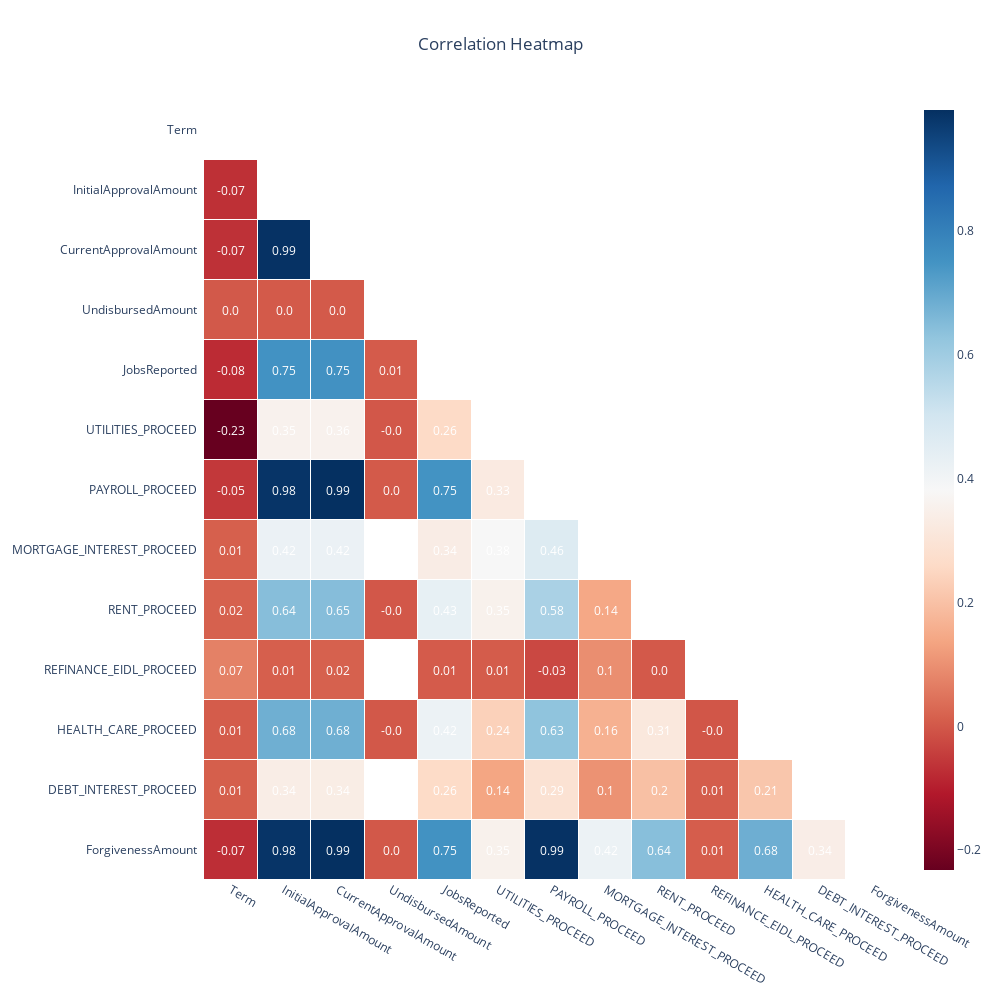

Notebook cell for this chart:
### Code cell
eda_outputs.eda_correlation_heatmap(data=original_data_df)

### Figure 1 — Plotly figure (JSON) as saved in the notebook; plotly's stock layout.template omitted (floating-point values rounded to 4 significant figures; data arrays with more than 128 entries replaced by an {"elided": "..."} marker saying what was removed)
{"data": [{"colorscale": [[0, "rgb(103,0,31)"], [0.1, "rgb(178,24,43)"], [0.2, "rgb(214,96,77)"], [0.3, "rgb(244,165,130)"], [0.4, "rgb(253,219,199)"], [0.5, "rgb(247,247,247)"], [0.6, "rgb(209,229,240)"], [0.7, "rgb(146,197,222)"], [0.8, "rgb(67,147,195)"], [0.9, "rgb(33,102,172)"], [1, "rgb(5,48,97)"]], "reversescale": false, "showscale": true, "type": "heatmap", "x": ["Term", "InitialApprovalAmount", "CurrentApprovalAmount", "UndisbursedAmount", "JobsReported", "UTILITIES_PROCEED", "PAYROLL_PROCEED", "MORTGAGE_INTEREST_PROCEED", "RENT_PROCEED", "REFINANCE_EIDL_PROCEED", "HEALTH_CARE_PROCEED", "DEBT_INTEREST_PROCEED", "ForgivenessAmount"], "xgap": 1, "y": ["Term", "InitialApprovalAmount", "CurrentApprovalAmount", "UndisbursedAmount", "JobsReported", "UTILITIES_PROCEED", "PAYROLL_PROCEED", "MORTGAGE_INTEREST_PROCEED", "RENT_PROCEED", "REFINANCE_EIDL_PROCEED", "HEALTH_CARE_PROCEED", "DEBT_INTEREST_PROCEED", "ForgivenessAmount"], "ygap": 1, "z": {"elided": "13x13 float values"}}], "layout": {"annotations": [{"font": {"color": "#FFFFFF"}, "showarrow": false, "text": "", "x": "Term", "xref": "x", "y": "Term", "yref": "y"}, {"font": {"color": "#FFFFFF"}, "showarrow": false, "text": "", "x": "InitialApprovalAmount", "xref": "x", "y": "Term", "yref": "y"}, {"font": {"color": "#FFFFFF"}, "showarrow": false, "text": "", "x": "CurrentApprovalAmount", "xref": "x", "y": "Term", "yref": "y"}, {"font": {"color": "#FFFFFF"}, "showarrow": false, "text": "", "x": "UndisbursedAmount", "xref": "x", "y": "Term", "yref": "y"}, {"font": {"color": "#FFFFFF"}, "showarrow": false, "text": "", "x": "JobsReported", "xref": "x", "y": "Term", "yref": "y"}, {"font": {"color": "#FFFFFF"}, "showarrow": false, "text": "", "x": "UTILITIES_PROCEED", "xref": "x", "y": "Term", "yref": "y"}, {"font": {"color": "#FFFFFF"}, "showarrow": false, "text": "", "x": "PAYROLL_PROCEED", "xref": "x", "y": "Term", "yref": "y"}, {"font": {"color": "#FFFFFF"}, "showarrow": false, "text": "", "x": "MORTGAGE_INTEREST_PROCEED", "xref": "x", "y": "Term", "yref": "y"}, {"font": {"color": "#FFFFFF"}, "showarrow": false, "text": "", "x": "RENT_PROCEED", "xref": "x", "y": "Term", "yref": "y"}, {"font": {"color": "#FFFFFF"}, "showarrow": false, "text": "", "x": "REFINANCE_EIDL_PROCEED", "xref": "x", "y": "Term", "yref": "y"}, {"font": {"color": "#FFFFFF"}, "showarrow": false, "text": "", "x": "HEALTH_CARE_PROCEED", "xref": "x", "y": "Term", "yref": "y"}, {"font": {"color": "#FFFFFF"}, "showarrow": false, "text": "", "x": "DEBT_INTEREST_PROCEED", "xref": "x", "y": "Term", "yref": "y"}, {"font": {"color": "#FFFFFF"}, "showarrow": false, "text": "", "x": "ForgivenessAmount", "xref": "x", "y": "Term", "yref": "y"}, {"font": {"color": "#FFFFFF"}, "showarrow": false, "text": "-0.07", "x": "Term", "xref": "x", "y": "InitialApprovalAmount", "yref": "y"}, {"font": {"color": "#FFFFFF"}, "showarrow": false, "text": "", "x": "InitialApprovalAmount", "xref": "x", "y": "InitialApprovalAmount", "yref": "y"}, {"font": {"color": "#FFFFFF"}, "showarrow": false, "text": "", "x": "CurrentApprovalAmount", "xref": "x", "y": "InitialApprovalAmount", "yref": "y"}, {"font": {"color": "#FFFFFF"}, "showarrow": false, "text": "", "x": "UndisbursedAmount", "xref": "x", "y": "InitialApprovalAmount", "yref": "y"}, {"font": {"color": "#FFFFFF"}, "showarrow": false, "text": "", "x": "JobsReported", "xref": "x", "y": "InitialApprovalAmount", "yref": "y"}, {"font": {"color": "#FFFFFF"}, "showarrow": false, "text": "", "x": "UTILITIES_PROCEED", "xref": "x", "y": "InitialApprovalAmount", "yref": "y"}, {"font": {"color": "#FFFFFF"}, "showarrow": false, "text": "", "x": "PAYROLL_PROCEED", "xref": "x", "y": "InitialApprovalAmount", "yref": "y"}, {"font": {"color": "#FFFFFF"}, "showarrow": false, "text": "", "x": "MORTGAGE_INTEREST_PROCEED", "xref": "x", "y": "InitialApprovalAmount", "yref": "y"}, {"font": {"color": "#FFFFFF"}, "showarrow": false, "text": "", "x": "RENT_PROCEED", "xref": "x", "y": "InitialApprovalAmount", "yref": "y"}, {"font": {"color": "#FFFFFF"}, "showarrow": false, "text": "", "x": "REFINANCE_EIDL_PROCEED", "xref": "x", "y": "InitialApprovalAmount", "yref": "y"}, {"font": {"color": "#FFFFFF"}, "showarrow": false, "text": "", "x": "HEALTH_CARE_PROCEED", "xref": "x", "y": "InitialApprovalAmount", "yref": "y"}, {"font": {"color": "#FFFFFF"}, "showarrow": false, "text": "", "x": "DEBT_INTEREST_PROCEED", "xref": "x", "y": "InitialApprovalAmount", "yref": "y"}, {"font": {"color": "#FFFFFF"}, "showarrow": false, "text": "", "x": "ForgivenessAmount", "xref": "x", "y": "InitialApprovalAmount", "yref": "y"}, {"font": {"color": "#FFFFFF"}, "showarrow": false, "text": "-0.07", "x": "Term", "xref": "x", "y": "CurrentApprovalAmount", "yref": "y"}, {"font": {"color": "#FFFFFF"}, "showarrow": false, "text": "0.99", "x": "InitialApprovalAmount", "xref": "x", "y": "CurrentApprovalAmount", "yref": "y"}, {"font": {"color": "#FFFFFF"}, "showarrow": false, "text": "", "x": "CurrentApprovalAmount", "xref": "x", "y": "CurrentApprovalAmount", "yref": "y"}, {"font": {"color": "#FFFFFF"}, "showarrow": false, "text": "", "x": "UndisbursedAmount", "xref": "x", "y": "CurrentApprovalAmount", "yref": "y"}, {"font": {"color": "#FFFFFF"}, "showarrow": false, "text": "", "x": "JobsReported", "xref": "x", "y": "CurrentApprovalAmount", "yref": "y"}, {"font": {"color": "#FFFFFF"}, "showarrow": false, "text": "", "x": "UTILITIES_PROCEED", "xref": "x", "y": "CurrentApprovalAmount", "yref": "y"}, {"font": {"color": "#FFFFFF"}, "showarrow": false, "text": "", "x": "PAYROLL_PROCEED", "xref": "x", "y": "CurrentApprovalAmount", "yref": "y"}, {"font": {"color": "#FFFFFF"}, "showarrow": false, "text": "", "x": "MORTGAGE_INTEREST_PROCEED", "xref": "x", "y": "CurrentApprovalAmount", "yref": "y"}, {"font": {"color": "#FFFFFF"}, "showarrow": false, "text": "", "x": "RENT_PROCEED", "xref": "x", "y": "CurrentApprovalAmount", "yref": "y"}, {"font": {"color": "#FFFFFF"}, "showarrow": false, "text": "", "x": "REFINANCE_EIDL_PROCEED", "xref": "x", "y": "CurrentApprovalAmount", "yref": "y"}, {"font": {"color": "#FFFFFF"}, "showarrow": false, "text": "", "x": "HEALTH_CARE_PROCEED", "xref": "x", "y": "CurrentApprovalAmount", "yref": "y"}, {"font": {"color": "#FFFFFF"}, "showarrow": false, "text": "", "x": "DEBT_INTEREST_PROCEED", "xref": "x", "y": "CurrentApprovalAmount", "yref": "y"}, {"font": {"color": "#FFFFFF"}, "showarrow": false, "text": "", "x": "ForgivenessAmount", "xref": "x", "y": "CurrentApprovalAmount", "yref": "y"}, {"font": {"color": "#FFFFFF"}, "showarrow": false, "text": "0.0", "x": "Term", "xref": "x", "y": "UndisbursedAmount", "yref": "y"}, {"font": {"color": "#FFFFFF"}, "showarrow": false, "text": "0.0", "x": "InitialApprovalAmount", "xref": "x", "y": "UndisbursedAmount", "yref": "y"}, {"font": {"color": "#FFFFFF"}, "showarrow": false, "text": "0.0", "x": "CurrentApprovalAmount", "xref": "x", "y": "UndisbursedAmount", "yref": "y"}, {"font": {"color": "#FFFFFF"}, "showarrow": false, "text": "", "x": "UndisbursedAmount", "xref": "x", "y": "UndisbursedAmount", "yref": "y"}, {"font": {"color": "#FFFFFF"}, "showarrow": false, "text": "", "x": "JobsReported", "xref": "x", "y": "UndisbursedAmount", "yref": "y"}, {"font": {"color": "#FFFFFF"}, "showarrow": false, "text": "", "x": "UTILITIES_PROCEED", "xref": "x", "y": "UndisbursedAmount", "yref": "y"}, {"font": {"color": "#FFFFFF"}, "showarrow": false, "text": "", "x": "PAYROLL_PROCEED", "xref": "x", "y": "UndisbursedAmount", "yref": "y"}, {"font": {"color": "#FFFFFF"}, "showarrow": false, "text": "", "x": "MORTGAGE_INTEREST_PROCEED", "xref": "x", "y": "UndisbursedAmount", "yref": "y"}, {"font": {"color": "#FFFFFF"}, "showarrow": false, "text": "", "x": "RENT_PROCEED", "xref": "x", "y": "UndisbursedAmount", "yref": "y"}, {"font": {"color": "#FFFFFF"}, "showarrow": false, "text": "", "x": "REFINANCE_EIDL_PROCEED", "xref": "x", "y": "UndisbursedAmount", "yref": "y"}, {"font": {"color": "#FFFFFF"}, "showarrow": false, "text": "", "x": "HEALTH_CARE_PROCEED", "xref": "x", "y": "UndisbursedAmount", "yref": "y"}, {"font": {"color": "#FFFFFF"}, "showarrow": false, "text": "", "x": "DEBT_INTEREST_PROCEED", "xref": "x", "y": "UndisbursedAmount", "yref": "y"}, {"font": {"color": "#FFFFFF"}, "showarrow": false, "text": "", "x": "ForgivenessAmount", "xref": "x", "y": "UndisbursedAmount", "yref": "y"}, {"font": {"color": "#FFFFFF"}, "showarrow": false, "text": "-0.08", "x": "Term", "xref": "x", "y": "JobsReported", "yref": "y"}, {"font": {"color": "#FFFFFF"}, "showarrow": false, "text": "0.75", "x": "InitialApprovalAmount", "xref": "x", "y": "JobsReported", "yref": "y"}, {"font": {"color": "#FFFFFF"}, "showarrow": false, "text": "0.75", "x": "CurrentApprovalAmount", "xref": "x", "y": "JobsReported", "yref": "y"}, {"font": {"color": "#FFFFFF"}, "showarrow": false, "text": "0.01", "x": "UndisbursedAmount", "xref": "x", "y": "JobsReported", "yref": "y"}, {"font": {"color": "#FFFFFF"}, "showarrow": false, "text": "", "x": "JobsReported", "xref": "x", "y": "JobsReported", "yref": "y"}, {"font": {"color": "#FFFFFF"}, "showarrow": false, "text": "", "x": "UTILITIES_PROCEED", "xref": "x", "y": "JobsReported", "yref": "y"}, {"font": {"color": "#FFFFFF"}, "showarrow": false, "text": "", "x": "PAYROLL_PROCEED", "xref": "x", "y": "JobsReported", "yref": "y"}, {"font": {"color": "#FFFFFF"}, "showarrow": false, "text": "", "x": "MORTGAGE_INTEREST_PROCEED", "xref": "x", "y": "JobsReported", "yref": "y"}, {"font": {"color": "#FFFFFF"}, "showarrow": false, "text": "", "x": "RENT_PROCEED", "xref": "x", "y": "JobsReported", "yref": "y"}, {"font": {"color": "#FFFFFF"}, "showarrow": false, "text": "", "x": "REFINANCE_EIDL_PROCEED", "xref": "x", "y": "JobsReported", "yref": "y"}, {"font": {"color": "#FFFFFF"}, "showarrow": false, "text": "", "x": "HEALTH_CARE_PROCEED", "xref": "x", "y": "JobsReported", "yref": "y"}, {"font": {"color": "#FFFFFF"}, "showarrow": false, "text": "", "x": "DEBT_INTEREST_PROCEED", "xref": "x", "y": "JobsReported", "yref": "y"}, {"font": {"color": "#FFFFFF"}, "showarrow": false, "text": "", "x": "ForgivenessAmount", "xref": "x", "y": "JobsReported", "yref": "y"}, {"font": {"color": "#FFFFFF"}, "showarrow": false, "text": "-0.23", "x": "Term", "xref": "x", "y": "UTILITIES_PROCEED", "yref": "y"}, {"font": {"color": "#FFFFFF"}, "showarrow": false, "text": "0.35", "x": "InitialApprovalAmount", "xref": "x", "y": "UTILITIES_PROCEED", "yref": "y"}, {"font": {"color": "#FFFFFF"}, "showarrow": false, "text": "0.36", "x": "CurrentApprovalAmount", "xref": "x", "y": "UTILITIES_PROCEED", "yref": "y"}, {"font": {"color": "#FFFFFF"}, "showarrow": false, "text": "-0.0", "x": "UndisbursedAmount", "xref": "x", "y": "UTILITIES_PROCEED", "yref": "y"}, {"font": {"color": "#FFFFFF"}, "showarrow": false, "text": "0.26", "x": "JobsReported", "xref": "x", "y": "UTILITIES_PROCEED", "yref": "y"}, {"font": {"color": "#FFFFFF"}, "showarrow": false, "text": "", "x": "UTILITIES_PROCEED", "xref": "x", "y": "UTILITIES_PROCEED", "yref": "y"}, {"font": {"color": "#FFFFFF"}, "showarrow": false, "text": "", "x": "PAYROLL_PROCEED", "xref": "x", "y": "UTILITIES_PROCEED", "yref": "y"}, {"font": {"color": "#FFFFFF"}, "showarrow": false, "text": "", "x": "MORTGAGE_INTEREST_PROCEED", "xref": "x", "y": "UTILITIES_PROCEED", "yref": "y"}, {"font": {"color": "#FFFFFF"}, "showarrow": false, "text": "", "x": "RENT_PROCEED", "xref": "x", "y": "UTILITIES_PROCEED", "yref": "y"}, {"font": {"color": "#FFFFFF"}, "showarrow": false, "text": "", "x": "REFINANCE_EIDL_PROCEED", "xref": "x", "y": "UTILITIES_PROCEED", "yref": "y"}, {"font": {"color": "#FFFFFF"}, "showarrow": false, "text": "", "x": "HEALTH_CARE_PROCEED", "xref": "x", "y": "UTILITIES_PROCEED", "yref": "y"}, {"font": {"color": "#FFFFFF"}, "showarrow": false, "text": "", "x": "DEBT_INTEREST_PROCEED", "xref": "x", "y": "UTILITIES_PROCEED", "yref": "y"}, {"font": {"color": "#FFFFFF"}, "showarrow": false, "text": "", "x": "ForgivenessAmount", "xref": "x", "y": "UTILITIES_PROCEED", "yref": "y"}, {"font": {"color": "#FFFFFF"}, "showarrow": false, "text": "-0.05", "x": "Term", "xref": "x", "y": "PAYROLL_PROCEED", "yref": "y"}, {"font": {"color": "#FFFFFF"}, "showarrow": false, "text": "0.98", "x": "InitialApprovalAmount", "xref": "x", "y": "PAYROLL_PROCEED", "yref": "y"}, {"font": {"color": "#FFFFFF"}, "showarrow": false, "text": "0.99", "x": "CurrentApprovalAmount", "xref": "x", "y": "PAYROLL_PROCEED", "yref": "y"}, {"font": {"color": "#FFFFFF"}, "showarrow": false, "text": "0.0", "x": "UndisbursedAmount", "xref": "x", "y": "PAYROLL_PROCEED", "yref": "y"}, {"font": {"color": "#FFFFFF"}, "showarrow": false, "text": "0.75", "x": "JobsReported", "xref": "x", "y": "PAYROLL_PROCEED", "yref": "y"}, {"font": {"color": "#FFFFFF"}, "showarrow": false, "text": "0.33", "x": "UTILITIES_PROCEED", "xref": "x", "y": "PAYROLL_PROCEED", "yref": "y"}, {"font": {"color": "#FFFFFF"}, "showarrow": false, "text": "", "x": "PAYROLL_PROCEED", "xref": "x", "y": "PAYROLL_PROCEED", "yref": "y"}, {"font": {"color": "#FFFFFF"}, "showarrow": false, "text": "", "x": "MORTGAGE_INTEREST_PROCEED", "xref": "x", "y": "PAYROLL_PROCEED", "yref": "y"}, {"font": {"color": "#FFFFFF"}, "showarrow": false, "text": "", "x": "RENT_PROCEED", "xref": "x", "y": "PAYROLL_PROCEED", "yref": "y"}, {"font": {"color": "#FFFFFF"}, "showarrow": false, "text": "", "x": "REFINANCE_EIDL_PROCEED", "xref": "x", "y": "PAYROLL_PROCEED", "yref": "y"}, {"font": {"color": "#FFFFFF"}, "showarrow": false, "text": "", "x": "HEALTH_CARE_PROCEED", "xref": "x", "y": "PAYROLL_PROCEED", "yref": "y"}, {"font": {"color": "#FFFFFF"}, "showarrow": false, "text": "", "x": "DEBT_INTEREST_PROCEED", "xref": "x", "y": "PAYROLL_PROCEED", "yref": "y"}, {"font": {"color": "#FFFFFF"}, "showarrow": false, "text": "", "x": "ForgivenessAmount", "xref": "x", "y": "PAYROLL_PROCEED", "yref": "y"}, {"font": {"color": "#FFFFFF"}, "showarrow": false, "text": "0.01", "x": "Term", "xref": "x", "y": "MORTGAGE_INTEREST_PROCEED", "yref": "y"}, {"font": {"color": "#FFFFFF"}, "showarrow": false, "text": "0.42", "x": "InitialApprovalAmount", "xref": "x", "y": "MORTGAGE_INTEREST_PROCEED", "yref": "y"}, {"font": {"color": "#FFFFFF"}, "showarrow": false, "text": "0.42", "x": "CurrentApprovalAmount", "xref": "x", "y": "MORTGAGE_INTEREST_PROCEED", "yref": "y"}, {"font": {"color": "#FFFFFF"}, "showarrow": false, "text": "", "x": "UndisbursedAmount", "xref": "x", "y": "MORTGAGE_INTEREST_PROCEED", "yref": "y"}, {"font": {"color": "#FFFFFF"}, "showarrow": false, "text": "0.34", "x": "JobsReported", "xref": "x", "y": "MORTGAGE_INTEREST_PROCEED", "yref": "y"}, {"font": {"color": "#FFFFFF"}, "showarrow": false, "text": "0.38", "x": "UTILITIES_PROCEED", "xref": "x", "y": "MORTGAGE_INTEREST_PROCEED", "yref": "y"}, {"font": {"color": "#FFFFFF"}, "showarrow": false, "text": "0.46", "x": "PAYROLL_PROCEED", "xref": "x", "y": "MORTGAGE_INTEREST_PROCEED", "yref": "y"}, {"font": {"color": "#FFFFFF"}, "showarrow": false, "text": "", "x": "MORTGAGE_INTEREST_PROCEED", "xref": "x", "y": "MORTGAGE_INTEREST_PROCEED", "yref": "y"}, {"font": {"color": "#FFFFFF"}, "showarrow": false, "text": "", "x": "RENT_PROCEED", "xref": "x", "y": "MORTGAGE_INTEREST_PROCEED", "yref": "y"}, {"font": {"color": "#FFFFFF"}, "showarrow": false, "text": "", "x": "REFINANCE_EIDL_PROCEED", "xref": "x", "y": "MORTGAGE_INTEREST_PROCEED", "yref": "y"}, {"font": {"color": "#FFFFFF"}, "showarrow": false, "text": "", "x": "HEALTH_CARE_PROCEED", "xref": "x", "y": "MORTGAGE_INTEREST_PROCEED", "yref": "y"}, {"font": {"color": "#FFFFFF"}, "showarrow": false, "text": "", "x": "DEBT_INTEREST_PROCEED", "xref": "x", "y": "MORTGAGE_INTEREST_PROCEED", "yref": "y"}, {"font": {"color": "#FFFFFF"}, "showarrow": false, "text": "", "x": "ForgivenessAmount", "xref": "x", "y": "MORTGAGE_INTEREST_PROCEED", "yref": "y"}, {"font": {"color": "#FFFFFF"}, "showarrow": false, "text": "0.02", "x": "Term", "xref": "x", "y": "RENT_PROCEED", "yref": "y"}, {"font": {"color": "#FFFFFF"}, "showarrow": false, "text": "0.64", "x": "InitialApprovalAmount", "xref": "x", "y": "RENT_PROCEED", "yref": "y"}, {"font": {"color": "#FFFFFF"}, "showarrow": false, "text": "0.65", "x": "CurrentApprovalAmount", "xref": "x", "y": "RENT_PROCEED", "yref": "y"}, {"font": {"color": "#FFFFFF"}, "showarrow": false, "text": "-0.0", "x": "UndisbursedAmount", "xref": "x", "y": "RENT_PROCEED", "yref": "y"}, {"font": {"color": "#FFFFFF"}, "showarrow": false, "text": "0.43", "x": "JobsReported", "xref": "x", "y": "RENT_PROCEED", "yref": "y"}, {"font": {"color": "#FFFFFF"}, "showarrow": false, "text": "0.35", "x": "UTILITIES_PROCEED", "xref": "x", "y": "RENT_PROCEED", "yref": "y"}, {"font": {"color": "#FFFFFF"}, "showarrow": false, "text": "0.58", "x": "PAYROLL_PROCEED", "xref": "x", "y": "RENT_PROCEED", "yref": "y"}, {"font": {"color": "#FFFFFF"}, "showarrow": false, "text": "0.14", "x": "MORTGAGE_INTEREST_PROCEED", "xref": "x", "y": "RENT_PROCEED", "yref": "y"}, {"font": {"color": "#FFFFFF"}, "showarrow": false, "text": "", "x": "RENT_PROCEED", "xref": "x", "y": "RENT_PROCEED", "yref": "y"}, {"font": {"color": "#FFFFFF"}, "showarrow": false, "text": "", "x": "REFINANCE_EIDL_PROCEED", "xref": "x", "y": "RENT_PROCEED", "yref": "y"}, {"font": {"color": "#FFFFFF"}, "showarrow": false, "text": "", "x": "HEALTH_CARE_PROCEED", "xref": "x", "y": "RENT_PROCEED", "yref": "y"}, {"font": {"color": "#FFFFFF"}, "showarrow": false, "text": "", "x": "DEBT_INTEREST_PROCEED", "xref": "x", "y": "RENT_PROCEED", "yref": "y"}, {"font": {"color": "#FFFFFF"}, "showarrow": false, "text": "", "x": "ForgivenessAmount", "xref": "x", "y": "RENT_PROCEED", "yref": "y"}, {"font": {"color": "#FFFFFF"}, "showarrow": false, "text": "0.07", "x": "Term", "xref": "x", "y": "REFINANCE_EIDL_PROCEED", "yref": "y"}, {"font": {"color": "#FFFFFF"}, "showarrow": false, "text": "0.01", "x": "InitialApprovalAmount", "xref": "x", "y": "REFINANCE_EIDL_PROCEED", "yref": "y"}, {"font": {"color": "#FFFFFF"}, "showarrow": false, "text": "0.02", "x": "CurrentApprovalAmount", "xref": "x", "y": "REFINANCE_EIDL_PROCEED", "yref": "y"}, {"font": {"color": "#FFFFFF"}, "showarrow": false, "text": "", "x": "UndisbursedAmount", "xref": "x", "y": "REFINANCE_EIDL_PROCEED", "yref": "y"}, {"font": {"color": "#FFFFFF"}, "showarrow": false, "text": "0.01", "x": "JobsReported", "xref": "x", "y": "REFINANCE_EIDL_PROCEED", "yref": "y"}, {"font": {"color": "#FFFFFF"}, "showarrow": false, "text": "0.01", "x": "UTILITIES_PROCEED", "xref": "x", "y": "REFINANCE_EIDL_PROCEED", "yref": "y"}, {"font": {"color": "#FFFFFF"}, "showarrow": false, "text": "-0.03", "x": "PAYROLL_PROCEED", "xref": "x", "y": "REFINANCE_EIDL_PROCEED", "yref": "y"}, {"font": {"color": "#FFFFFF"}, "showarrow": false, "text": "0.1", "x": "MORTGAGE_INTEREST_PROCEED", "xref": "x", "y": "REFINANCE_EIDL_PROCEED", "yref": "y"}, {"font": {"color": "#FFFFFF"}, "showarrow": false, "text": "0.0", "x": "RENT_PROCEED", "xref": "x", "y": "REFINANCE_EIDL_PROCEED", "yref": "y"}, {"font": {"color": "#FFFFFF"}, "showarrow": false, "text": "", "x": "REFINANCE_EIDL_PROCEED", "xref": "x", "y": "REFINANCE_EIDL_PROCEED", "yref": "y"}, {"font": {"color": "#FFFFFF"}, "showarrow": false, "text": "", "x": "HEALTH_CARE_PROCEED", "xref": "x", "y": "REFINANCE_EIDL_PROCEED", "yref": "y"}, {"font": {"color": "#FFFFFF"}, "showarrow": false, "text": "", "x": "DEBT_INTEREST_PROCEED", "xref": "x", "y": "REFINANCE_EIDL_PROCEED", "yref": "y"}, {"font": {"color": "#FFFFFF"}, "showarrow": false, "text": "", "x": "ForgivenessAmount", "xref": "x", "y": "REFINANCE_EIDL_PROCEED", "yref": "y"}, {"font": {"color": "#FFFFFF"}, "showarrow": false, "text": "0.01", "x": "Term", "xref": "x", "y": "HEALTH_CARE_PROCEED", "yref": "y"}, {"font": {"color": "#FFFFFF"}, "showarrow": false, "text": "0.68", "x": "InitialApprovalAmount", "xref": "x", "y": "HEALTH_CARE_PROCEED", "yref": "y"}, {"font": {"color": "#FFFFFF"}, "showarrow": false, "text": "0.68", "x": "CurrentApprovalAmount", "xref": "x", "y": "HEALTH_CARE_PROCEED", "yref": "y"}, {"font": {"color": "#FFFFFF"}, "showarrow": false, "text": "-0.0", "x": "UndisbursedAmount", "xref": "x", "y": "HEALTH_CARE_PROCEED", "yref": "y"}, {"font": {"color": "#FFFFFF"}, "showarrow": false, "text": "0.42", "x": "JobsReported", "xref": "x", "y": "HEALTH_CARE_PROCEED", "yref": "y"}, {"font": {"color": "#FFFFFF"}, "showarrow": false, "text": "0.24", "x": "UTILITIES_PROCEED", "xref": "x", "y": "HEALTH_CARE_PROCEED", "yref": "y"}, {"font": {"color": "#FFFFFF"}, "showarrow": false, "text": "0.63", "x": "PAYROLL_PROCEED", "xref": "x", "y": "HEALTH_CARE_PROCEED", "yref": "y"}, {"font": {"color": "#FFFFFF"}, "showarrow": false, "text": "0.16", "x": "MORTGAGE_INTEREST_PROCEED", "xref": "x", "y": "HEALTH_CARE_PROCEED", "yref": "y"}, {"font": {"color": "#FFFFFF"}, "showarrow": false, "text": "0.31", "x": "RENT_PROCEED", "xref": "x", "y": "HEALTH_CARE_PROCEED", "yref": "y"}, {"font": {"color": "#FFFFFF"}, "showarrow": false, "text": "-0.0", "x": "REFINANCE_EIDL_PROCEED", "xref": "x", "y": "HEALTH_CARE_PROCEED", "yref": "y"}, {"font": {"color": "#FFFFFF"}, "showarrow": false, "text": "", "x": "HEALTH_CARE_PROCEED", "xref": "x", "y": "HEALTH_CARE_PROCEED", "yref": "y"}, {"font": {"color": "#FFFFFF"}, "showarrow": false, "text": "", "x": "DEBT_INTEREST_PROCEED", "xref": "x", "y": "HEALTH_CARE_PROCEED", "yref": "y"}, {"font": {"color": "#FFFFFF"}, "showarrow": false, "text": "", "x": "ForgivenessAmount", "xref": "x", "y": "HEALTH_CARE_PROCEED", "yref": "y"}, {"font": {"color": "#FFFFFF"}, "showarrow": false, "text": "0.01", "x": "Term", "xref": "x", "y": "DEBT_INTEREST_PROCEED", "yref": "y"}, {"font": {"color": "#FFFFFF"}, "showarrow": false, "text": "0.34", "x": "InitialApprovalAmount", "xref": "x", "y": "DEBT_INTEREST_PROCEED", "yref": "y"}, {"font": {"color": "#FFFFFF"}, "showarrow": false, "text": "0.34", "x": "CurrentApprovalAmount", "xref": "x", "y": "DEBT_INTEREST_PROCEED", "yref": "y"}, {"font": {"color": "#FFFFFF"}, "showarrow": false, "text": "", "x": "UndisbursedAmount", "xref": "x", "y": "DEBT_INTEREST_PROCEED", "yref": "y"}, {"font": {"color": "#FFFFFF"}, "showarrow": false, "text": "0.26", "x": "JobsReported", "xref": "x", "y": "DEBT_INTEREST_PROCEED", "yref": "y"}, {"font": {"color": "#FFFFFF"}, "showarrow": false, "text": "0.14", "x": "UTILITIES_PROCEED", "xref": "x", "y": "DEBT_INTEREST_PROCEED", "yref": "y"}, {"font": {"color": "#FFFFFF"}, "showarrow": false, "text": "0.29", "x": "PAYROLL_PROCEED", "xref": "x", "y": "DEBT_INTEREST_PROCEED", "yref": "y"}, {"font": {"color": "#FFFFFF"}, "showarrow": false, "text": "0.1", "x": "MORTGAGE_INTEREST_PROCEED", "xref": "x", "y": "DEBT_INTEREST_PROCEED", "yref": "y"}, {"font": {"color": "#FFFFFF"}, "showarrow": false, "text": "0.2", "x": "RENT_PROCEED", "xref": "x", "y": "DEBT_INTEREST_PROCEED", "yref": "y"}, {"font": {"color": "#FFFFFF"}, "showarrow": false, "text": "0.01", "x": "REFINANCE_EIDL_PROCEED", "xref": "x", "y": "DEBT_INTEREST_PROCEED", "yref": "y"}, {"font": {"color": "#FFFFFF"}, "showarrow": false, "text": "0.21", "x": "HEALTH_CARE_PROCEED", "xref": "x", "y": "DEBT_INTEREST_PROCEED", "yref": "y"}, {"font": {"color": "#FFFFFF"}, "showarrow": false, "text": "", "x": "DEBT_INTEREST_PROCEED", "xref": "x", "y": "DEBT_INTEREST_PROCEED", "yref": "y"}, {"font": {"color": "#FFFFFF"}, "showarrow": false, "text": "", "x": "ForgivenessAmount", "xref": "x", "y": "DEBT_INTEREST_PROCEED", "yref": "y"}, {"font": {"color": "#FFFFFF"}, "showarrow": false, "text": "-0.07", "x": "Term", "xref": "x", "y": "ForgivenessAmount", "yref": "y"}, {"font": {"color": "#FFFFFF"}, "showarrow": false, "text": "0.98", "x": "InitialApprovalAmount", "xref": "x", "y": "ForgivenessAmount", "yref": "y"}, {"font": {"color": "#FFFFFF"}, "showarrow": false, "text": "0.99", "x": "CurrentApprovalAmount", "xref": "x", "y": "ForgivenessAmount", "yref": "y"}, {"font": {"color": "#FFFFFF"}, "showarrow": false, "text": "0.0", "x": "UndisbursedAmount", "xref": "x", "y": "ForgivenessAmount", "yref": "y"}, {"font": {"color": "#FFFFFF"}, "showarrow": false, "text": "0.75", "x": "JobsReported", "xref": "x", "y": "ForgivenessAmount", "yref": "y"}, {"font": {"color": "#FFFFFF"}, "showarrow": false, "text": "0.35", "x": "UTILITIES_PROCEED", "xref": "x", "y": "ForgivenessAmount", "yref": "y"}, {"font": {"color": "#FFFFFF"}, "showarrow": false, "text": "0.99", "x": "PAYROLL_PROCEED", "xref": "x", "y": "ForgivenessAmount", "yref": "y"}, {"font": {"color": "#FFFFFF"}, "showarrow": false, "text": "0.42", "x": "MORTGAGE_INTEREST_PROCEED", "xref": "x", "y": "ForgivenessAmount", "yref": "y"}, {"font": {"color": "#FFFFFF"}, "showarrow": false, "text": "0.64", "x": "RENT_PROCEED", "xref": "x", "y": "ForgivenessAmount", "yref": "y"}, {"font": {"color": "#FFFFFF"}, "showarrow": false, "text": "0.01", "x": "REFINANCE_EIDL_PROCEED", "xref": "x", "y": "ForgivenessAmount", "yref": "y"}, {"font": {"color": "#FFFFFF"}, "showarrow": false, "text": "0.68", "x": "HEALTH_CARE_PROCEED", "xref": "x", "y": "ForgivenessAmount", "yref": "y"}, {"font": {"color": "#FFFFFF"}, "showarrow": false, "text": "0.34", "x": "DEBT_INTEREST_PROCEED", "xref": "x", "y": "ForgivenessAmount", "yref": "y"}, {"font": {"color": "#FFFFFF"}, "showarrow": false, "text": "", "x": "ForgivenessAmount", "xref": "x", "y": "ForgivenessAmount", "yref": "y"}], "height": 1000, "title": {"text": "Correlation Heatmap", "x": 0.5}, "width": 1000, "xaxis": {"dtick": 1, "gridcolor": "rgb(0, 0, 0)", "showgrid": false, "side": "bottom", "ticks": "", "zeroline": false}, "yaxis": {"autorange": "reversed", "dtick": 1, "showgrid": false, "ticks": "", "ticksuffix": "  ", "zeroline": false}}}
